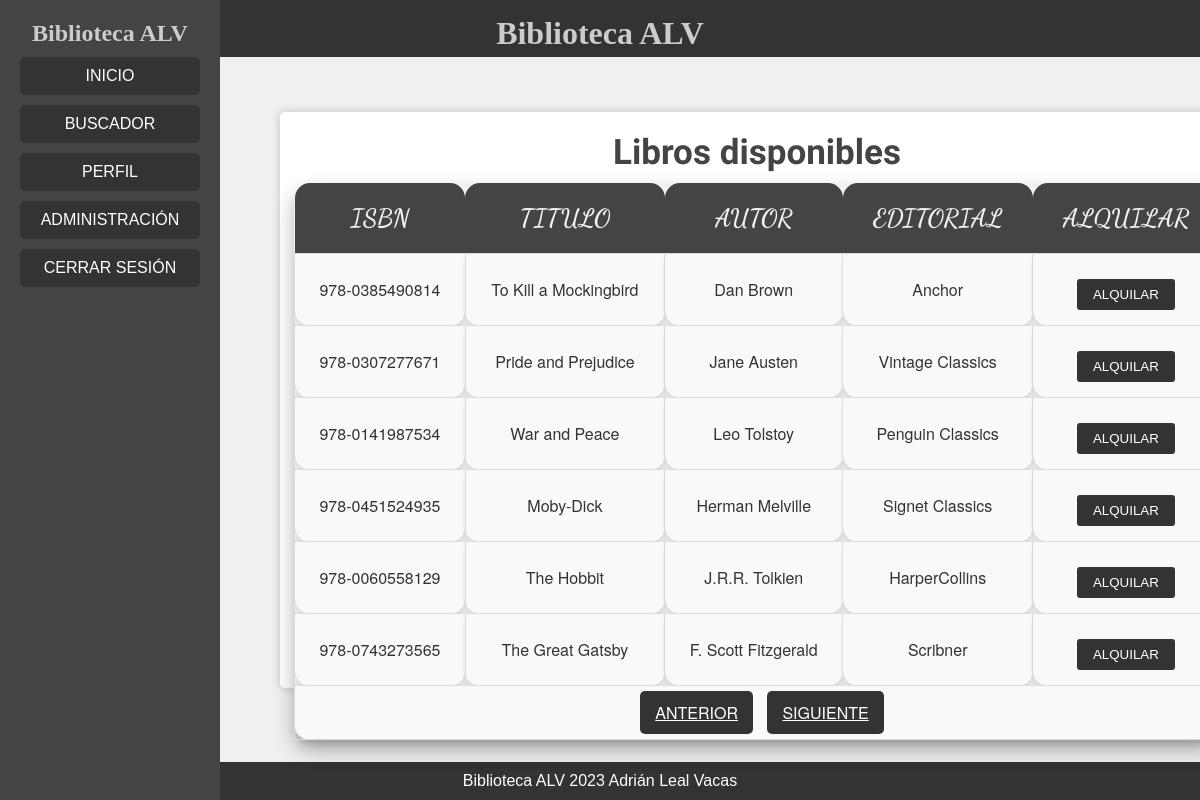
The page /appBibliotecaALV/index.php?ruta=principal&pag=2 (signed in) on the database its author committed.
### tables this page shows
CREATE TABLE `libros` (
  `id` int(11) NOT NULL,
  `isbn` varchar(30) NOT NULL,
  `titulo` varchar(100) NOT NULL,
  `autor` varchar(100) NOT NULL,
  `editorial` varchar(60) NOT NULL,
  `enPrestamo` int(1) DEFAULT NULL
);

### appBibliotecaALV/bibliotecaBBDD/listarLibros.inc.php (called while the page is built, shortened)
<?php
function listarLibros(int $limite):array{
    try {
        $mysqli = establecerConexion();
        if ($resultado = mysqli_query($mysqli, "SELECT * FROM libros WHERE enPrestamo IS NULL LIMIT $limite,6")) {
            $arrayResultados = mysqli_fetch_all($resultado,MYSQLI_ASSOC);
            return $arrayResultados;
        };
    } catch(Exception $e) {
        return [];
    } finally {
        cerrarConexion($mysqli);
    }
};
?>

### appBibliotecaALV/bibliotecaBBDD/numeroFilasLibro.inc.php (called while the page is built, shortened)
<?php
function numeroFilas():int {
    try{
        $mysqli = establecerConexion();
        $res = 0;
            $query = "SELECT * FROM libros WHERE enPrestamo IS NULL;";
            if ($resultado = mysqli_query($mysqli,$query)) {
                $res= mysqli_num_rows($resultado);
            };
            return $res;
    } catch(Exception $e) {
        return 0;
    } finally {
        cerrarConexion($mysqli);
    }
}
?>

### appBibliotecaALV/estructuraWeb/cuerpo.inc.php (the view, shortened to what this page needs)
<section class="fondoTabla">
    <table>
        <caption>Libros disponibles</caption>
        <tr>
            <th>ISBN</th>
            <th>TITULO</th>
            <th>AUTOR</th>
            <th>EDITORIAL</th>
            <th>ALQUILAR</th>
        </tr>
        <?php
        if (!isset($_GET["pag"]) || ($_GET["pag"] == 1)) {
            $limite = 0;
        } else {
            $limite = 6 * ($_GET["pag"] - 1);
        }
        $arrayResultados = listarLibros($limite);
        foreach ($arrayResultados as $key => $val) {
        ?>
            <tr><td><?php echo $val['isbn']; ?></td>
                <td><?php echo $val['titulo']; ?></td>
                <td><?php echo $val['autor']; ?></td>
                <td><?php echo $val['editorial']; ?></td>
                <td>
                    <form action='<?php echo $_SERVER["PHP_SELF"] . "?ruta=principal"; ?>' method='post'>
                        <input type='submit' id='enviar' name='enviar' value='ALQUILAR'>
                    </form>
                </td>
            </tr>
        <?php
        };
        ?>
        <?php $numResultados = numeroFilas(); ?>
        <tr>
            <td colspan="5">
                <?php if (!isset($_GET["pag"]) || ($_GET["pag"] == 1)) {
                } else {
                ?>
                    <a href="<?php echo $_SERVER["PHP_SELF"] . "?ruta=principal&pag=" . ($_GET["pag"] - 1); ?>">Anterior</a>
                <?php
                }?>
                <?php
                    if (!isset($_GET["pag"])) {
                ?>
                        <a href="<?php echo $_SERVER["PHP_SELF"] . "?ruta=principal&pag=2"; ?>">Siguiente</a>
                <?php
                    } else {
                        if (($_GET["pag"] + 1) < (($numResultados / 6) + 1)) {
                ?>
                    <a href="<?php echo $_SERVER["PHP_SELF"] . "?ruta=principal&pag=" . ($_GET["pag"] + 1); ?>">Siguiente</a>
                <?php
                        }
                    }
                ?>
            </td>
        </tr>
    </table>
</section>

### appBibliotecaALV/css/style.css (style rules this page uses)
* { padding: 0; margin: 0; }
body { font-family: Arial, sans-serif; background-color: #f0f0f0; margin: 0; padding: 0; display: flex; flex-direction: column; min-height: 100vh; }
table { width: 97%; border-collapse: collapse; margin: 20px; font-family: 'Helvetica Neue', sans-serif; border-radius: 15px; box-shadow: 0 10px 20px rgba(0, 0, 0, 0.3); text-align: center; background: #f1f1f1; }
caption { font-size: 35px; font-weight: bold; margin-bottom: 10px; font-family: 'Petit Formal Script', cursive; color: #444; }
th { font-family: 'Dancing Script'; background: #444; font-size: 25px; color: #f1f1f1; font-weight: bold; padding: 20px; border-radius: 15px 15px 0 0; }
td { padding: 15px; border: 1px solid #dcdcdc; background: #f9f9f9; color: #333; border-radius: 0 0 15px 15px; box-shadow: 0 5px 5px rgba(0, 0, 0, 0.1); }
tr:nth-child(odd) { background: #e5e5e5; }
tr:nth-child(even) { background: #d9d9d9; }
a { text-transform: uppercase; background: #333; color: #fff; border: none; border-radius: 5px; padding: 10px 15px; cursor: pointer; margin-left: 10px; }
section, .login, .adminBuscar, .ampliado { width: 40%; background-color: #fff; padding: 20px; margin: 6% auto 20px auto; border-radius: 5px; box-shadow: 0 0 10px rgba(0, 0, 0, 0.2); display: flex; flex-direction: column; align-items: center; justify-content: center; }
form { text-align: center; }
input[type="submit"], .boton-extras { background-color: #333; color: #fff; padding: 8px 16px; border: none; border-radius: 3px; cursor: pointer; }
input[type="submit"] { margin-top: 10px; }

### rows shown on the page
libros: isbn "978-0385490814", titulo "To Kill a Mockingbird", autor "Dan Brown", editorial "Anchor"
libros: isbn "978-0307277671", titulo "Pride and Prejudice", autor "Jane Austen", editorial "Vintage Classics"
libros: isbn "978-0141987534", titulo "War and Peace", autor "Leo Tolstoy", editorial "Penguin Classics"
libros: isbn "978-0451524935", titulo "Moby-Dick", autor "Herman Melville", editorial "Signet Classics"
libros: isbn "978-0060558129", titulo "The Hobbit", autor "J.R.R. Tolkien", editorial "HarperCollins"
libros: isbn "978-0743273565", titulo "The Great Gatsby", autor "F. Scott Fitzgerald", editorial "Scribner"
